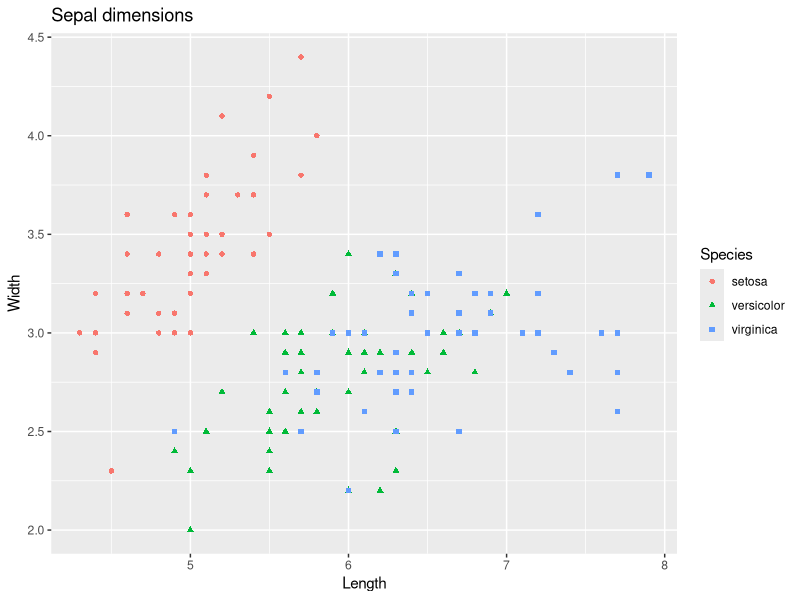
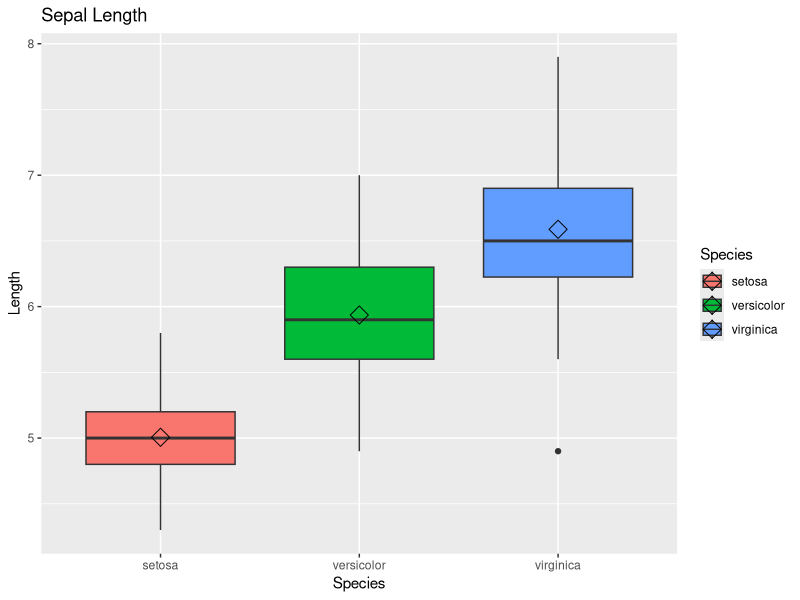
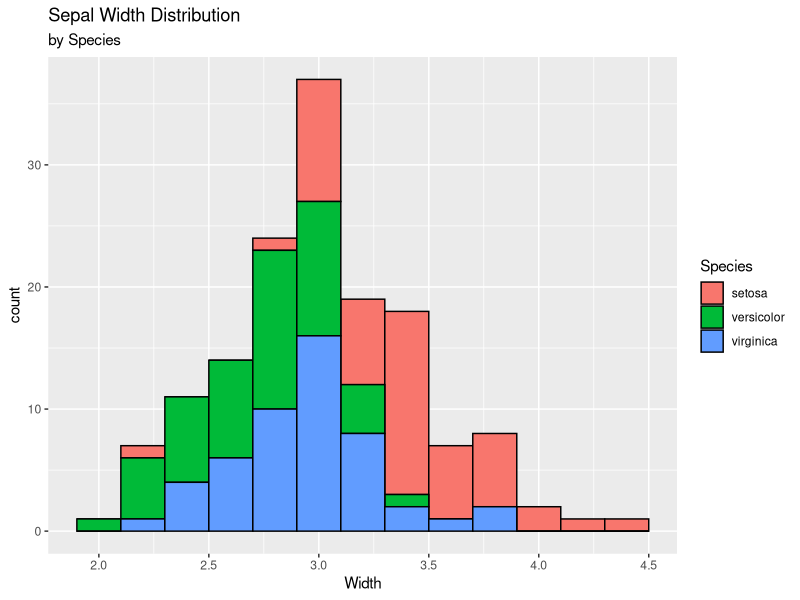
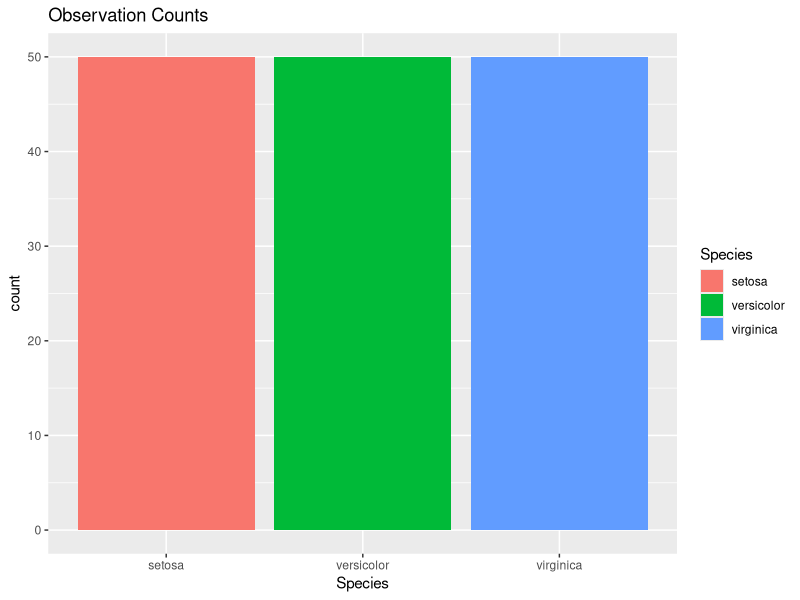
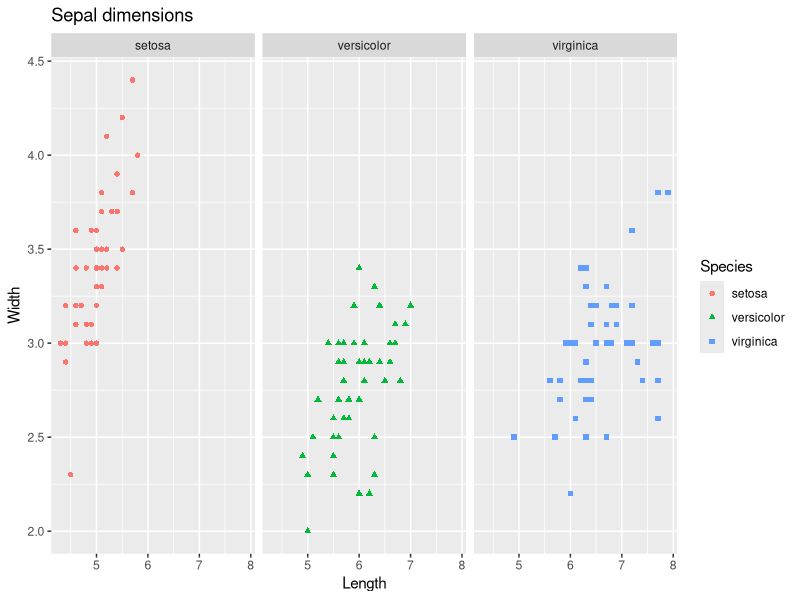
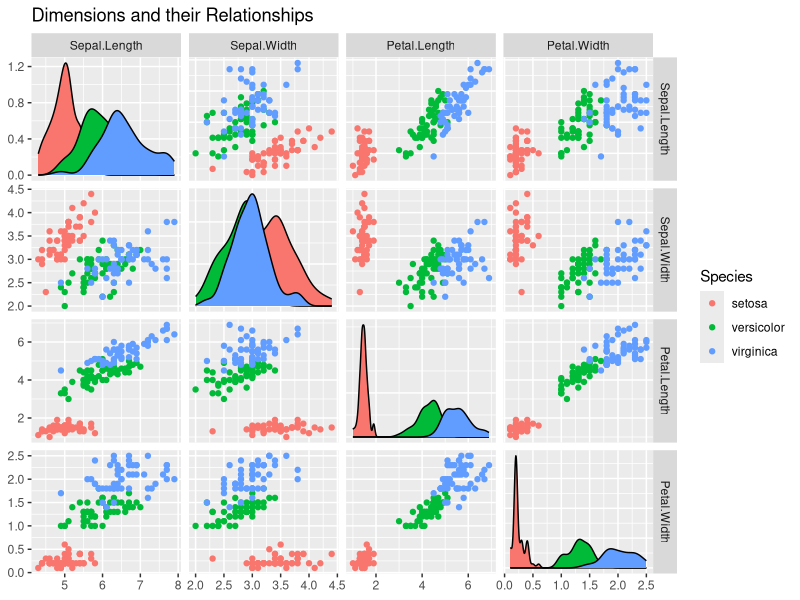

These charts were generated, in order, by the following R code:
# Load packages:
library(tidyverse)
library(GGally)

# Load data:
data(iris)

# Explore Data:
head(iris) # First 6 rows of dataset
summary(iris) # Simple summary statistics overview of all variables
str(iris) # Structure of object together with class information

# From simple data.frame to tibble:
iris <- 
  iris |> 
  as_tibble()

# Manipulate data
# Compute mean of Sepal/Petal Length/Width for each Species:
iris |> 
  group_by(Species) |> 
  summarize(across(everything(), mean))

# Some data visualizations with ggplot2...

# Scatter-pLots of Sepal Width vs Length by Species:
iris |> 
  ggplot(aes(Sepal.Length, Sepal.Width, 
             color = Species, shape = Species)) + 
  geom_point() + 
  labs(
    title = "Sepal dimensions", 
    x = "Length", 
    y = "Width"
    )
# Box-plots of Sepal.Length by Species, including means:
iris |> 
  ggplot(aes(Species, Sepal.Length, 
             fill = Species)) + 
  geom_boxplot() + 
  stat_summary(fun.y = mean, 
               geom = "point", 
               shape = 5, 
               size = 4) + 
  labs(
    title = "Sepal Length", 
    y = "Length"
    )
# Histograms of Sepal.Width by Species:
iris |> 
  ggplot(aes(Sepal.Width, 
             fill = Species)) + 
  geom_histogram(binwidth=0.2, 
                 color="black") + 
  labs(
    title = "Sepal Width Distribution", 
    subtitle = "by Species", 
    x = "Width"
    )
# Bar-plot of number of observations by Species:
iris |> 
  ggplot(aes(Species, 
             fill = Species)) + 
  geom_bar() + 
  labs(title = "Observation Counts")
# Scatter-plots again, but now faceted along columns:
iris |> 
  ggplot(aes(Sepal.Length, Sepal.Width, 
             color = Species, 
             shape = Species)) + 
  geom_point(size = 1.5) + 
  facet_grid(. ~ Species) + 
  labs(
    title = "Sepal dimensions", 
    x = "Length", 
    y = "Width"
    )

# Pairs-plot of numeric variables by Species:
iris |> 
  ggpairs(aes(color = Species), 
          columns = 1:4, 
          upper = list(continuous = "points"), 
          legend = 3) + 
  labs(title = "Dimensions and their Relationships")

